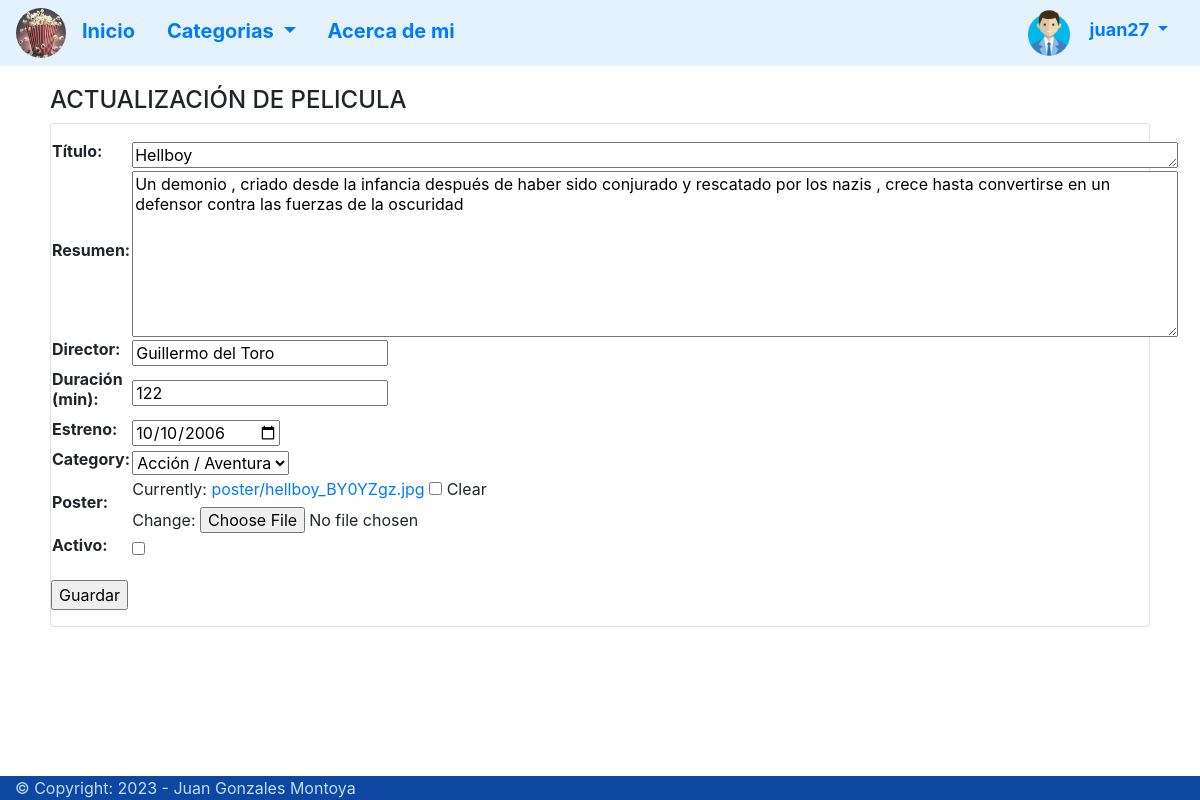
The page /Movies/updateMovie/4/ (signed in) on the database its author committed.
### Users/models.py (models this page shows, shortened)
class UserProfile(models.Model):
    user        = models.OneToOneField(User, on_delete = models.CASCADE, related_name='profile')
    first_name  = models.CharField(max_length=50, null=True, blank=True, verbose_name="Nombres")
    last_name   = models.CharField(max_length=50, null=True, blank=True, verbose_name="Apellidos")
    email       = models.EmailField(null=True, blank=True, verbose_name="Correo Electronico")
    date_birth  = models.DateField(null=True, blank=True, verbose_name="Fecha Nacimiento")
    avatar      = models.ImageField(upload_to='avatar', null=True, blank=True)

### Movies/models.py (models this page shows, shortened)
class movie(models.Model):
    title       = models.CharField(max_length=100,null=False, blank=False)
    summary     = models.TextField(max_length=1000,null=False, blank=False)
    release_date= models.DateField(null=True, blank=True)
    director    = models.CharField(max_length=100,null=True, blank=True)
    poster      = models.ImageField(upload_to='poster', null=True, blank=True)
    duration    = models.IntegerField(null=True, blank=True)
    category    = models.ForeignKey(category, on_delete=models.CASCADE, related_name='category',null=False, blank=False)
    active      = models.BooleanField(default=True)
    score       = models.FloatField(null=True, blank=True)

### Movies/views.py (the view, shortened to what this page needs)
# urls.py: path("updateMovie/<int:id>/",updateMovie),
def updateMovie(request, id):
    categories_active = category.objects.filter(active = True)
    movie_review = movie.objects.get(id=id)
    if request.method == 'GET':
        context = {
            'categories':categories_active,
            'movie': movie_review,
            'form': MovieForm(instance=movie_review)
        }
        return render(request,'Movies/update_movie.html',context=context)

### Movies/forms.py
class MovieForm(forms.ModelForm):
    category = forms.ModelChoiceField(queryset=category.objects.filter(active=True))
    class Meta:
        model = movie
        fields = ('title','summary','director','duration','release_date','category','poster','active')
        labels = {
            'title': 'Título',
            'summary': 'Resumen',
            'director': 'Director',
            'duration': 'Duración (min)',
            'release_date': 'Estreno',
            'category': 'Categoría',
            'poster': 'Poster',
            'active': 'Activo',
        }
        widgets = {
            'title': forms.Textarea(attrs={"rows":1,"cols":100}),
            'summary': forms.Textarea(attrs={"rows":8,"cols":100}),
            'release_date':forms.DateInput(attrs={'type': 'date'}),
        }

### Movies/models.py (called while the page is built)
    def __str__(self):
        return self.name

### Templates/Movies/update_movie.html (shortened to what this page needs)
{% extends 'menu.html'%}
{% block content %}
<h4>ACTUALIZACIÓN DE PELICULA</h4>
<div class="card">
    {% if form %}
        <form action="" method="POST" enctype="multipart/form-data">
            <table>
                {{form.as_table}}
            </table>
            <input type="submit" value="Guardar">
        </form>
    {% endif %}
</div>
{% endblock %}

### Templates/menu.html (shortened to what this page needs)
<!DOCTYPE html>
<html lang="en">
<head>
    <link rel="stylesheet" href="https://cdn.jsdelivr.net/npm/bootstrap@4.6.2/dist/css/bootstrap.min.css">
</head>
<body>
    <nav class="navbar navbar-light" style="background-color: #e3f2fd;">
        <ul class="nav">
            <img src="/Media/logo.jpg" style="border-radius: 50%;" width="50" height="50" alt="">
            <li class="nav-item">
                <a class="nav-link active" href="/Movies/listMovies/" style="font-size: 20px; font-weight: bold;">Inicio</a>
            </li>
            <div class="btn-group">
                <a class="nav-link dropdown-toggle" href="#" role="button" data-toggle="dropdown" aria-expanded="false" style="font-size: 20px; font-weight: bold;">
                  Categorias
                </a>
            </div>
            <li class="nav-item">
                <a class="nav-link" href="/aboutUs/" style="font-size: 20px; font-weight: bold;">Acerca de mi</a>
            </li>
        </ul>
        <div class="btn-group">
            {% if request.user.is_authenticated %}
                {% if request.user.profile.avatar.url != '' %}
                    <img src="{{request.user.profile.avatar.url}}" style="border-radius: 50%;" width="50px" height="50px" >
                {% endif %}
                <a class="nav-link dropdown-toggle" href="#" role="button" data-toggle="dropdown" aria-expanded="false" style="font-size: 18px; font-weight: bold;">
                    {{request.user}}
                </a>
            {% else %}
                <a class="nav-link dropdown-toggle" href="#" role="button" data-toggle="dropdown" aria-expanded="false" style="font-size: 20px; font-weight: bold;">
                    LOGIN
                </a>
            {% endif %}
        </div>
    </nav>
    <div style="margin-left: 50px; margin-right: 50px; margin-top: 20px;">
    {% block content %}{% endblock %}
    </div>
</body>
<footer style="width:100%; margin-left: 0px;"  >
    <div class="copyright" style="background-color: #0d47a1;">
        <div class="container-fluid" style="background-color: #0d47a1; color: #bbdefb;">
            ©  Copyright: 2023 - Juan Gonzales Montoya
        </div>
    </div>
</footer>
</html>

### Templates/menu.html (style rules this page uses)
html { min-height: 100%; position: relative; }
body { margin: 0; margin-bottom: 30px; }
footer { background-color: black; position: absolute; bottom: 0; width: 100%; color: white; }

### rows shown on the page
movie: title "Hellboy", summary "Un demonio , criado desde la infancia después de haber sido conjurado y rescatado por los nazis , crece hasta convertirse en un defensor contra las fuerzas de la oscuridad", director "Guillermo del Toro", duration "122", release_date "10/10/2006", category "Acción / Aventura"

### other values the page prints
{{ request.user }} "juan27"
